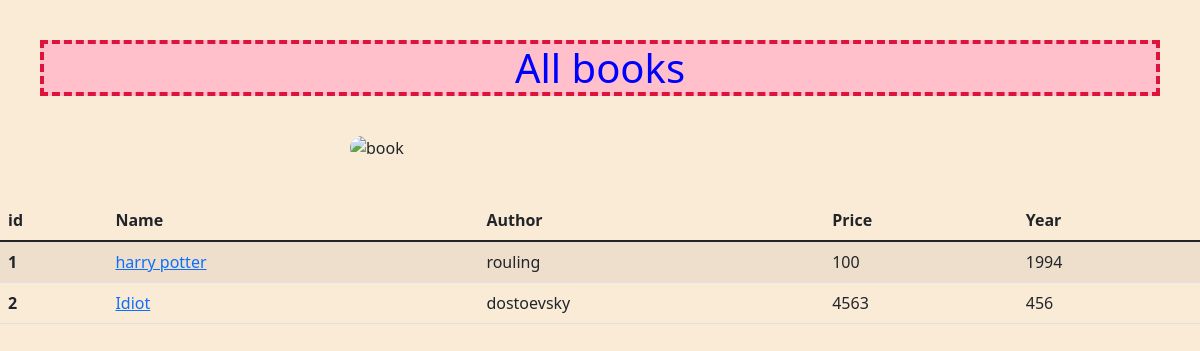
Before: /app/all_books/ with the older database file.
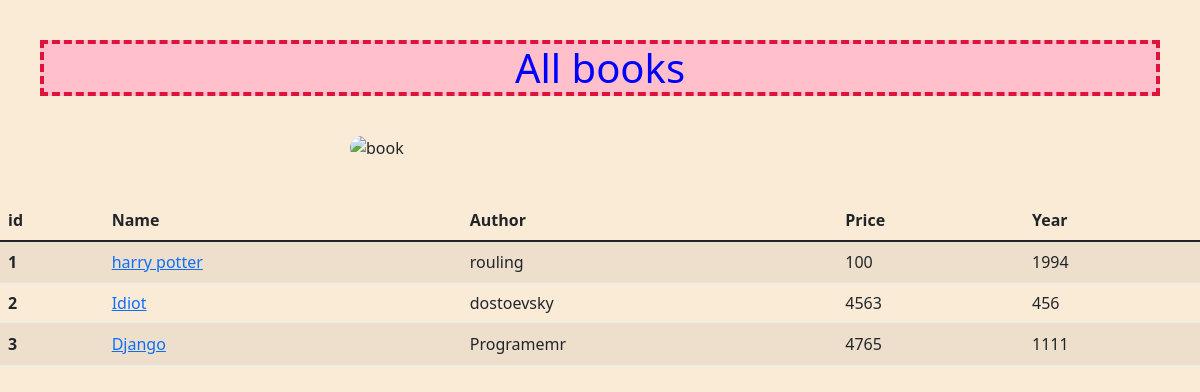
After: the same page with the newer database file.
### app/models.py (models this page shows, shortened)
class Book(models.Model):
    name = models.CharField(max_length=255)
    author_name = models.CharField(max_length=255, blank=True, null=True)
    year = models.IntegerField(blank=True, null=True)
    price = models.IntegerField()

### app/views.py (the view)
# urls.py: path('all_books/', views.all_books, name='all_books'),
def all_books(request):
    books = models.Book.objects.all()
    context = {
        'books': books,
    }
    return render(request, 'all_books.html', {'context': context})

### app/templates/all_books.html (shortened to what this page needs)
{% extends 'base.html' %}
{% block content %}
<h1 class="all-items-title">All books</h1>
<div class="img-container">
    <img alt='book' src="https://www.ukrgate.com/eng/wp-content/uploads/2021/02/The-Ukrainian-Book-Institute-Purchases-380.9-Thousand-Books-for-Public-Libraries1.jpeg" width="500">
</div>
    <table class="book-table table table-striped table-hover">
    <thead>
    <tr>
        <th scope="col">id</th>
        <th scope="col">Name</th>
        <th scope="col">Author</th>
        <th scope="col">Price</th>
        <th scope="col">Year</th>
    </tr>
    </thead>
    <tbody>
    {% for book in context.books %}
        <tr>
            <th scope="row">{{ book.id }}</th>
            <td><a target="_blank" href={% url 'book' book_id=book.id %}>{{ book.name }}</a></td>
            <td>{{ book.author_name }}</td>
            <td>{{ book.price }}</td>
            <td>{{ book.year }}</td>
        </tr>
    {% endfor %}
    </tbody>
</table>
{% endblock %}

### app/templates/base.html (shortened to what this page needs)
{% load static %}
<!DOCTYPE html>
<html lang="en">
<head>
    <link href="https://cdn.jsdelivr.net/npm/bootstrap@5.1.3/dist/css/bootstrap.min.css" rel="stylesheet"></head>
    <link rel="stylesheet" type="text/css" href="{% static 'styles.css' %}">
<body>
{% block content %}{% endblock %}
</body>
</html>

### app/static/styles.css (style rules this page uses)
.all-items-title { color: blue; text-align: center; margin: 40px; background-color: pink; border: 4px dashed crimson; }
.img-container { display: flex; justify-content: center; }
img { border-radius: 40px; }
body { background-color: antiquewhite; }
.book-table { margin-top: 40px; }

Changed rows visible on the page:
added Book: id "3", name "Django", author_name "Programemr", price "4765", year "1111"
